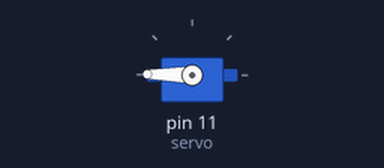
A sketch run on a simulated Arduino Uno, built with avr-gcc and run on an emulated ATmega328P. Parts: servo.

Above: at 0.05 s.
Timing chart, 0 to 3.0 s (numbered marks = the images above):
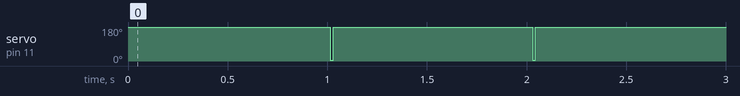

Measured:
- by itself, servo on pin 11 (servo): alternates 179° for 1.0 s and 5° for 0.01 s

The sketch:

potenciometro_luminosidade.ino
```cpp
#include <Servo.h>

Servo servo;

void setup() {
  Serial.begin(9600);
  servo.attach(11);
}

void loop() {
  int angulo;
  for(angulo = 0; angulo<180; angulo++)
    servo.write(angulo);
  delay(1000);
  for(angulo = 180; angulo>=1; angulo-=5)
    servo.write(angulo);
}
```
